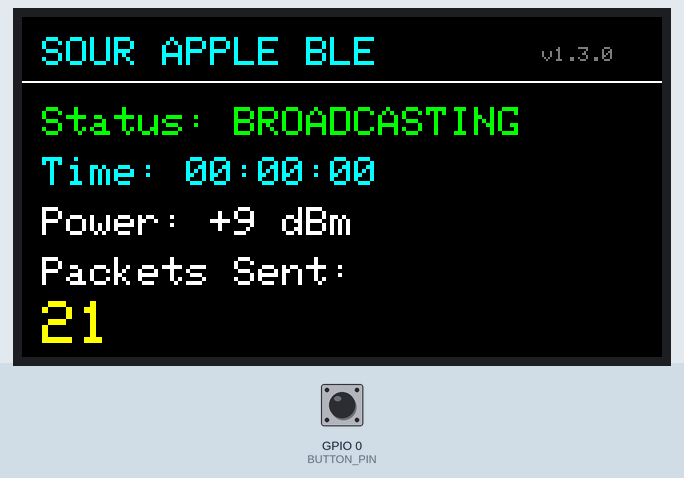
A sketch run on a simulated ESP32-S3. Parts: 320×170 colour display. The test bench sets the inputs (shaded band); at power-on: GPIO 0 (BUTTON_PIN) HIGH. Random numbers use the default seed unless the sketch sets one; nothing arrives over Bluetooth unless stated; a phone connects over Bluetooth LE 3 s after start.

Above: at 1.59 s.
1.6 s: GPIO 0 (BUTTON_PIN) pulled LOW for 0.15 s
At 2.8 s:
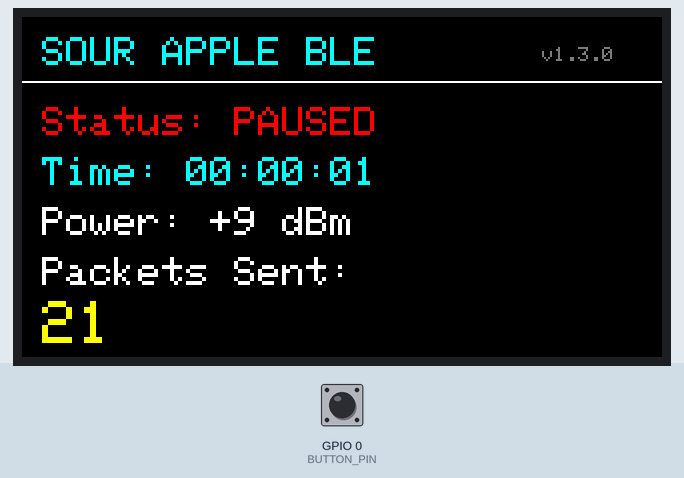
4.7 s: GPIO 0 (BUTTON_PIN) pulled LOW for 1 s
At 5.03 s:
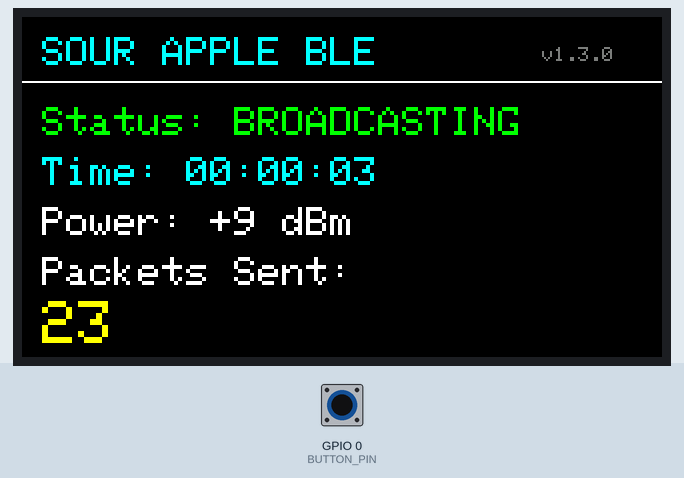
7.2 s: GPIO 0 (BUTTON_PIN) pulled LOW for 0.15 s
At 9.0 s:
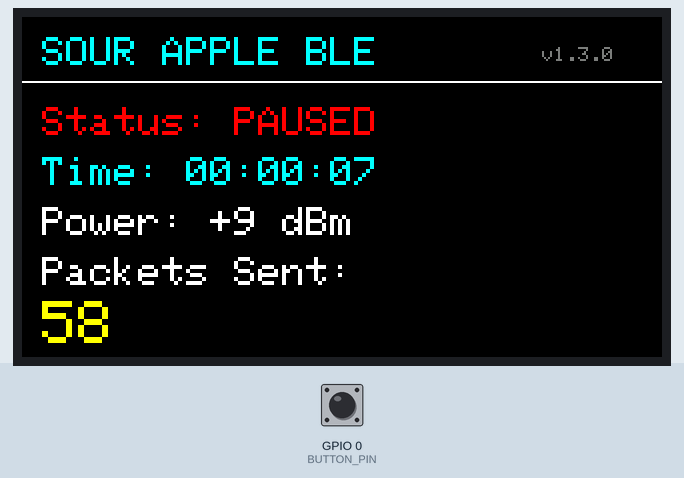
9.7 s: GPIO 0 (BUTTON_PIN) pulled LOW for 1 s
At 9.82 s:
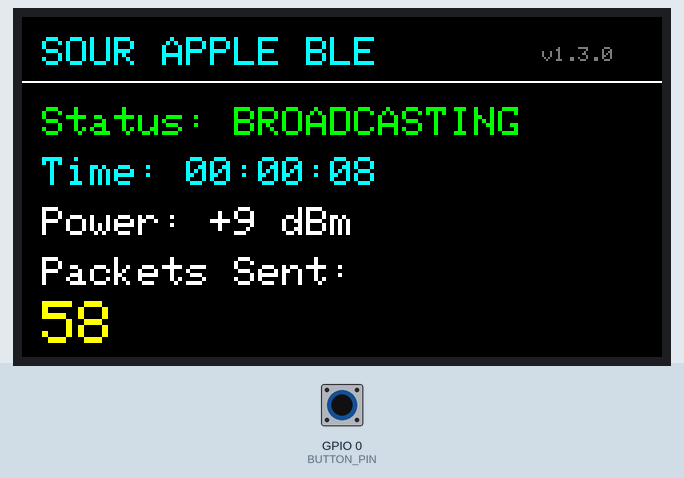

The sketch:

Lily-go_T-Display_S3_ver.ino
```cpp
#include <NimBLEDevice.h>
#include <TFT_eSPI.h>

// Pin Definitions
#define PIN_LCD_POWER_ON 15
#define PIN_LCD_BL       38
#define BUTTON_PIN       0   // Top onboard button (Boot button)

TFT_eSPI tft = TFT_eSPI();
NimBLEAdvertising *pAdvertising;

uint32_t packetCount = 0;
bool isBroadcasting = true;
bool lastButtonState = HIGH;

// Timer Tracking Variables
unsigned long startTime = 0;
unsigned long lastTimerUpdate = 0;

NimBLEAdvertisementData getOAdvertisementData() {
  NimBLEAdvertisementData randomAdvertisementData;
  uint8_t packet[17];
  uint8_t i = 0;

  packet[i++] = 16;
  packet[i++] = 0xFF;
  packet[i++] = 0x4C;
  packet[i++] = 0x00;
  packet[i++] = 0x0F;
  packet[i++] = 0x05;
  packet[i++] = 0xC1;

  const uint8_t types[] = { 0x27, 0x09, 0x02, 0x1e, 0x2b, 0x2d, 0x2f, 0x01, 0x06, 0x20, 0xc0 };
  packet[i++] = types[rand() % sizeof(types)];

  esp_fill_random(&packet[i], 3);
  i += 3;

  packet[i++] = 0x00;
  packet[i++] = 0x00;
  packet[i++] = 0x10;

  esp_fill_random(&packet[i], 3);

  randomAdvertisementData.addData(packet, 17);
  return randomAdvertisementData;
}

void updateStatusDisplay() {
  tft.setTextSize(2);
  if (isBroadcasting) {
    tft.setTextColor(TFT_GREEN, TFT_BLACK);
    tft.drawString("Status: BROADCASTING", 10, 45);
  } else {
    tft.setTextColor(TFT_RED, TFT_BLACK);
    tft.drawString("Status: PAUSED      ", 10, 45);
  }
}

void updateTimerDisplay() {
  unsigned long elapsedSeconds = (millis() - startTime) / 1000;

  uint32_t hours = elapsedSeconds / 3600;
  uint32_t minutes = (elapsedSeconds % 3600) / 60;
  uint32_t seconds = elapsedSeconds % 60;

  char timeBuffer[12];
  snprintf(timeBuffer, sizeof(timeBuffer), "%02u:%02u:%02u", hours, minutes, seconds);

  tft.setTextColor(TFT_CYAN, TFT_BLACK);
  tft.setTextSize(2);
  tft.drawString("Time: " + String(timeBuffer), 10, 70);
}

void setup() {
  // Setup button with internal pullup
  pinMode(BUTTON_PIN, INPUT_PULLUP);

  // Power on T-Display-S3 LCD
  pinMode(PIN_LCD_POWER_ON, OUTPUT);
  digitalWrite(PIN_LCD_POWER_ON, HIGH);

  pinMode(PIN_LCD_BL, OUTPUT);
  digitalWrite(PIN_LCD_BL, HIGH);

  delay(100);

  tft.init();
  tft.setRotation(1);
  tft.fillScreen(TFT_BLACK);

  // Header UI with Version Tag
  tft.setTextColor(TFT_CYAN, TFT_BLACK);
  tft.setTextSize(2);
  tft.drawString("SOUR APPLE BLE", 10, 10);

  tft.setTextColor(TFT_DARKGREY, TFT_BLACK);
  tft.setTextSize(1);
  tft.drawString("v1.3.0", 260, 15);

  tft.drawFastHLine(0, 32, 320, TFT_WHITE);

  updateStatusDisplay();

  startTime = millis();
  updateTimerDisplay();

  tft.setTextColor(TFT_WHITE, TFT_BLACK);
  tft.setTextSize(2);
  tft.drawString("Power: +9 dBm", 10, 95);
  tft.drawString("Packets Sent:", 10, 120);

  // Initialize NimBLE
  NimBLEDevice::init("");
  NimBLEDevice::setPower(9);

  NimBLEServer *pServer = NimBLEDevice::createServer();
  pAdvertising = pServer->getAdvertising();
}

void loop() {
  // 1. Update Timer
  if (millis() - lastTimerUpdate >= 1000) {
    lastTimerUpdate = millis();
    updateTimerDisplay();
  }

  // 2. Check Button Press (Toggle Pause/Resume)
  bool currentButtonState = digitalRead(BUTTON_PIN);
  if (lastButtonState == HIGH && currentButtonState == LOW) {
    isBroadcasting = !isBroadcasting;

    if (!isBroadcasting) {
      pAdvertising->stop();
    }

    updateStatusDisplay();
    delay(200);
  }
  lastButtonState = currentButtonState;

  // 3. Broadcast Loop
  if (isBroadcasting) {
    pAdvertising->stop();

    NimBLEAdvertisementData advertisementData = getOAdvertisementData();
    pAdvertising->setAdvertisementData(advertisementData);

    pAdvertising->start();
    delay(20);
    pAdvertising->stop();

    packetCount++;
    tft.setTextColor(TFT_YELLOW, TFT_BLACK);
    tft.setTextSize(3);
    tft.drawString(String(packetCount), 10, 142);
  }

  delay(40);
}
```

Measured:
- what the display in image 1 shows lasts 1.0 s, from 2.0 s to 3.0 s
